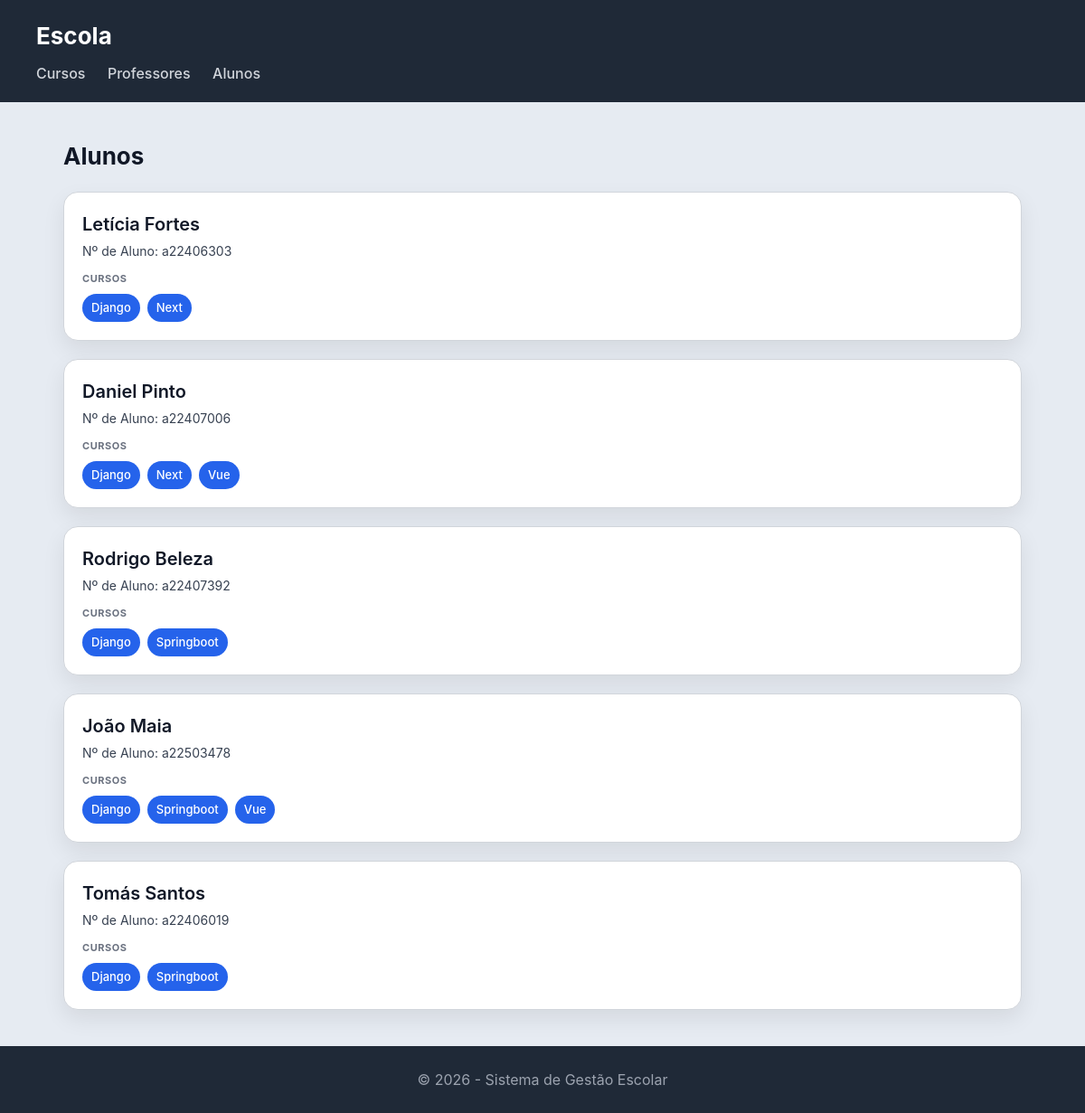
The page /escola/alunos/ on the database its author committed.
### escola/models.py (models this page shows, shortened)
class Aluno(models.Model):
    nome = models.CharField(max_length=100)
    numero = models.CharField(max_length=20, unique=True)

class Curso(models.Model):
    nome = models.CharField(max_length=100)
    imagem = models.ImageField(upload_to='cursos/')
    professor = models.ForeignKey(Professor, on_delete=models.CASCADE, related_name='cursos')
    alunos = models.ManyToManyField(Aluno, related_name='cursos')

### escola/views.py (the view)
# urls.py: path('alunos/', views.alunos_view, name="alunos"),
def alunos_view(request):
    alunos = Aluno.objects.prefetch_related('cursos').all()
    return render(request, 'escola/alunos.html', {'alunos': alunos})

### escola/templates/escola/alunos.html
{% extends "escola/base.html" %}
{% block content %}
<h2>Alunos</h2>
<section>
    {% for aluno in alunos %}
    <article>
        <header>
            <h3>{{ aluno.nome }}</h3>
            <p>Nº de Aluno: {{ aluno.numero }}</p>
        </header>
        <section>
            <h4>CURSOS</h4>
            <ul>
                {% for curso in aluno.cursos.all %}
                    <li>
                        <a href="{% url 'curso' curso.id %}" style="color: white; text-decoration: none;">
                            {{ curso.nome }}
                        </a>
                    </li>
                {% empty %}
                    <li style="background: #9ca3af;">Não inscrito em cursos</li>
                {% endfor %}
            </ul>
        </section>
    </article>
    {% endfor %}
</section>
{% endblock %}

### escola/static/escola/styles.css (style rules this page uses)
* { box-sizing: border-box; margin: 0; padding: 0; }
body { font-family: "Inter", "Segoe UI", system-ui, -apple-system, sans-serif; background: #e6ebf2; color: #111827; line-height: 1.5; }
h2 { margin-bottom: 20px; font-size: 26px; }
section > article { background: white; padding: 20px; border-radius: 16px; border: 1px solid #d1d5db; box-shadow: 0 10px 25px rgba(0,0,0,0.08); transition: all 0.25s ease; margin-bottom: 20px; }
article > header { margin-bottom: 12px; }
article > header > h3 { font-size: 20px; font-weight: 600; margin-bottom: 4px; }
article > header > p { font-size: 14px; color: #374151; }
article > section { margin-top: 10px; }
article > section > h4 { font-size: 11px; text-transform: uppercase; color: #6b7280; margin-bottom: 8px; letter-spacing: 0.05em; }
article > section > ul { list-style: none; display: flex; flex-wrap: wrap; gap: 8px; }
article > section > ul > li { background: #2563eb; color: white; padding: 6px 10px; border-radius: 999px; font-size: 13px; font-weight: 500; }

### rows shown on the page
Aluno: nome "Letícia Fortes", numero "a22406303"
Curso: nome "Django"
Curso: nome "Next"
Aluno: nome "Daniel Pinto", numero "a22407006"
Curso: nome "Vue"
Aluno: nome "Rodrigo Beleza", numero "a22407392"
Curso: nome "Springboot"
Aluno: nome "João Maia", numero "a22503478"
Aluno: nome "Tomás Santos", numero "a22406019"
